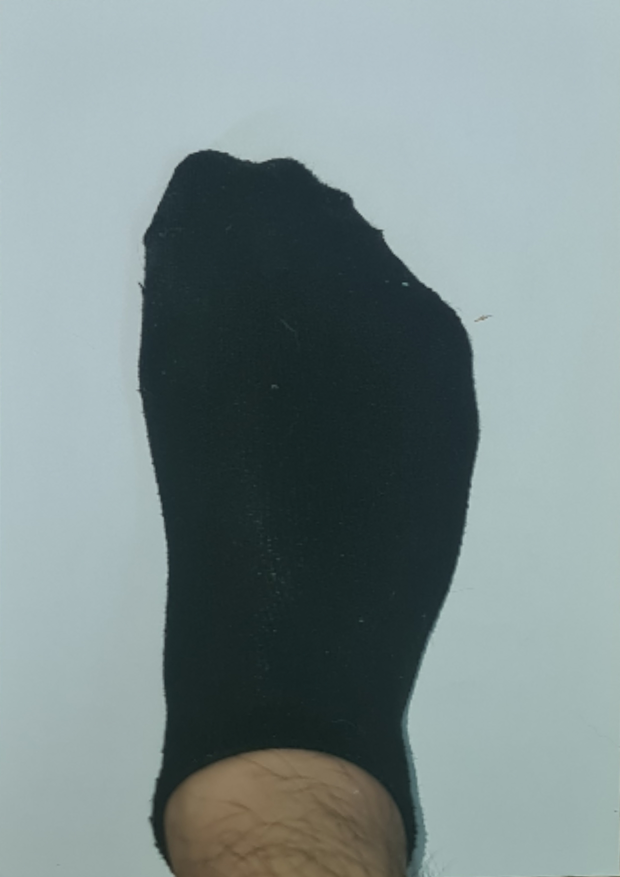
#> input picture ของจริง/savedImage.jpg, 2480 x 3508 px, given in place of h264_pcm.sdp, which was not available (shown at 1/4 size)
$ python main2.py
#> lines starting #> are read from the running program, lines starting #| are printed output that depends on the picture; after the words box and inside, x2 and y2 are one past the last pixel; in counts of white or black regions, pixels touching at a corner belong together; pictures that were not available may be replaced by others from this repository, and a replacement may not be noted
import cv2
import imutils
import numpy
import numpy as np
import matplotlib.pyplot as plt
import math

from scipy.spatial import distance as dist
def take_a_photo():
    # cap = cv2.VideoCapture(1)
    cap = cv2.VideoCapture('rtsp://192.168.1.101:8080/h264_pcm.sdp')
    while True:
        _, frame = cap.read()
#> frame is the input picture: shape (3508, 2480, 3); mean B, G, R 139.1, 138.8, 123.4

        frame = cv2.resize(frame, (800, 800))
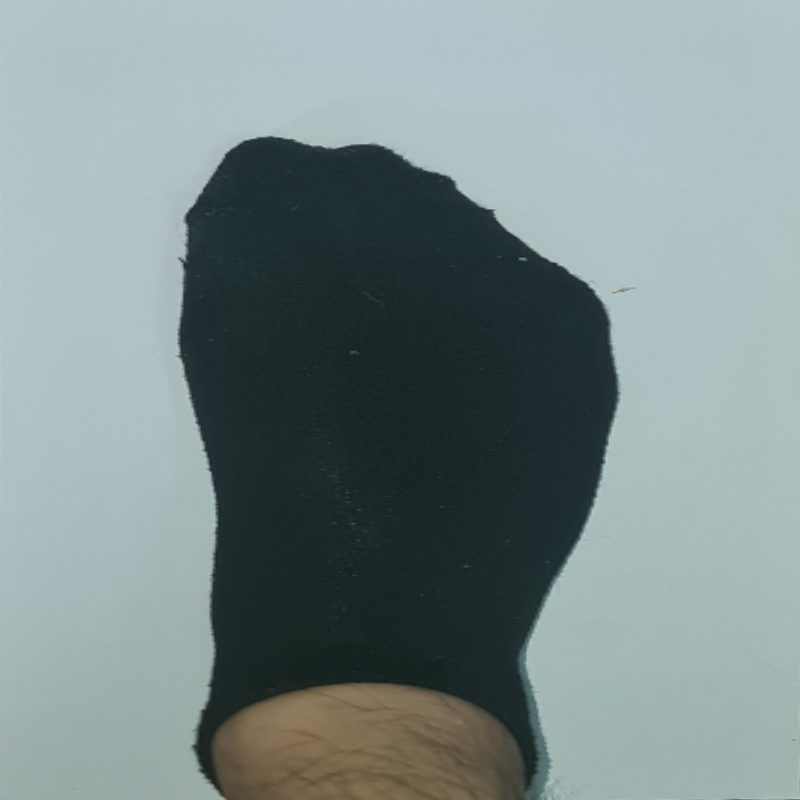
#> frame: shape (800, 800, 3); mean B, G, R 139.1, 138.7, 123.4

        # w = frame.shape[0]
        # h = frame.shape[1]
        start_point =(100,150)
        end_point =(700,650)

        frame = cv2.rectangle(frame, start_point, end_point, (0,0,255), 2)
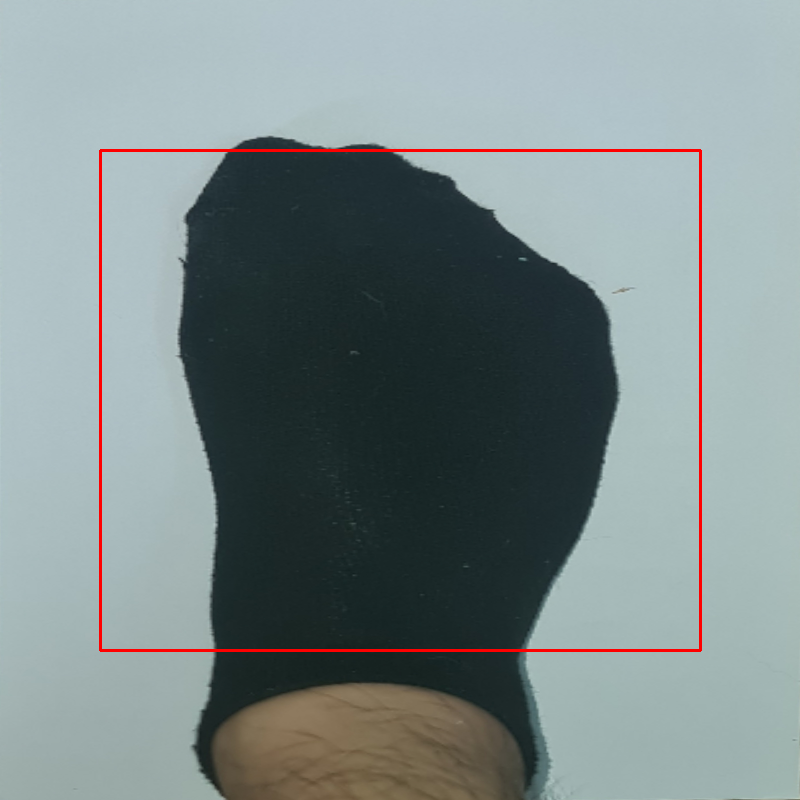
#> frame: shape (800, 800, 3); 1.03% of pixels changed, all inside (x1, y1, x2, y2) = (99, 149, 702, 652)
        cv2.imshow('preview-frame',frame)
        key = cv2.waitKey(1)
#> (key Esc is pressed here)

        if key == ord('c'):
            # _, frame = cap.read()
            # frame = cv2.resize(frame, (800, 800))
            cropped_image = frame[150:650, 100:700]
            cv2.imwrite('capture.jpg',cropped_image)

            cv2.destroyAllWindows()
            break

# [151 lines left out: functions findA4, findSizeFoot, not called in this run]
take_a_photo()
findA4()
findSizeFoot()

$ run again, on ของจริง/test3.jpg
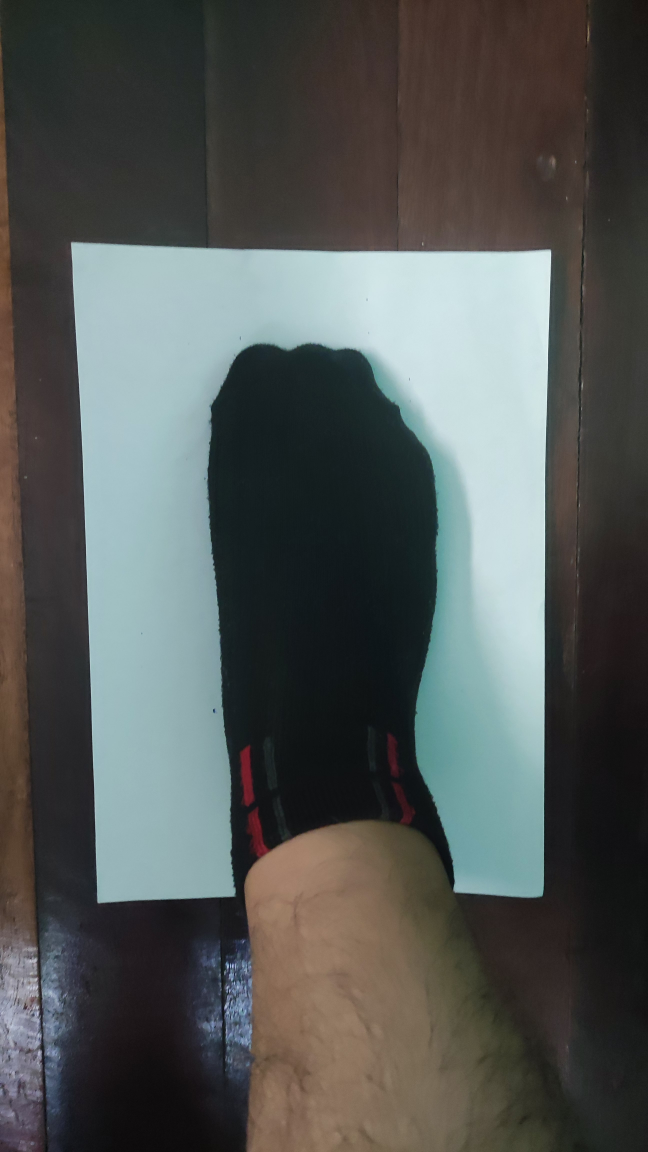
#> input picture ของจริง/test3.jpg, 2592 x 4608 px, given in place of h264_pcm.sdp, which was not available (shown at 1/4 size)
#> in take_a_photo, frame is the input picture: shape (4608, 2592, 3); mean B, G, R 85.2, 87.1, 83
#> in take_a_photo, `frame = cv2.resize(frame, (800, 800))`:
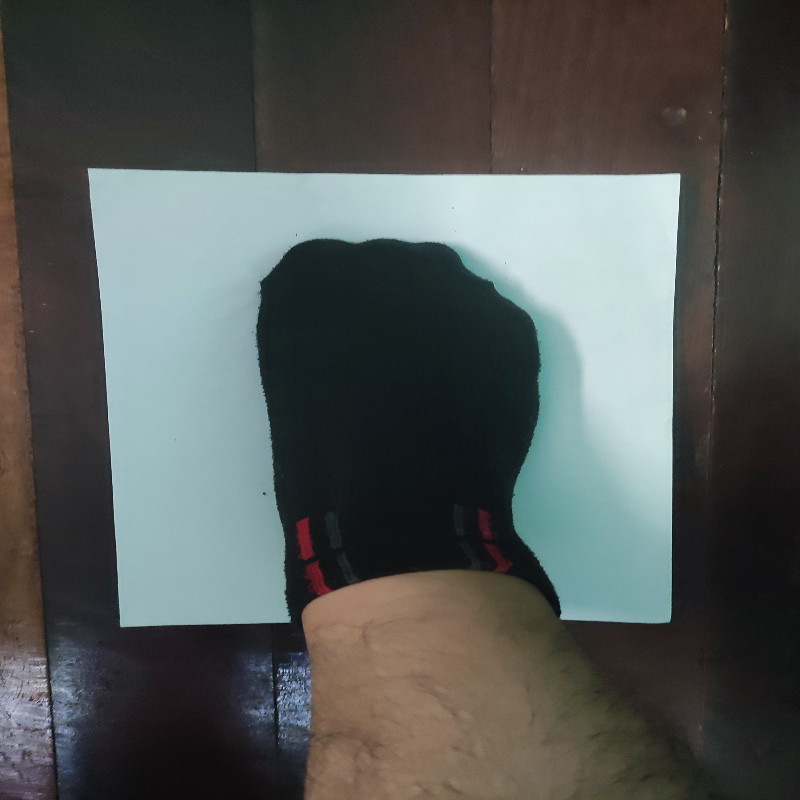
#> frame: shape (800, 800, 3); mean B, G, R 85.1, 87, 82.9
#> in take_a_photo, `frame = cv2.rectangle(frame, start_point, end_point, (0,0,255), 2)`:
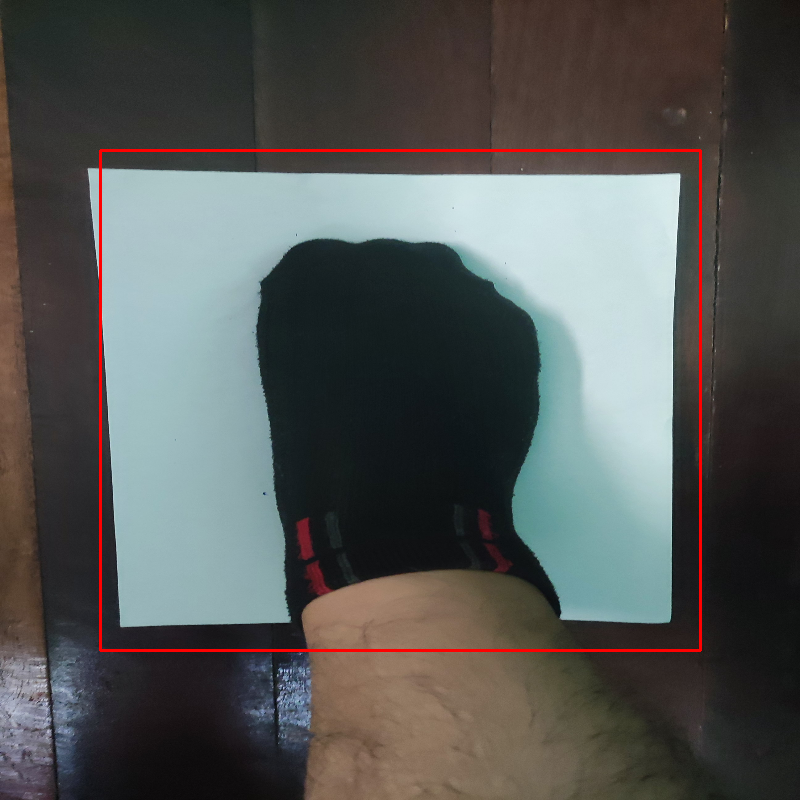
#> frame: shape (800, 800, 3); 1.03% of pixels changed, all inside (x1, y1, x2, y2) = (99, 149, 702, 652)
